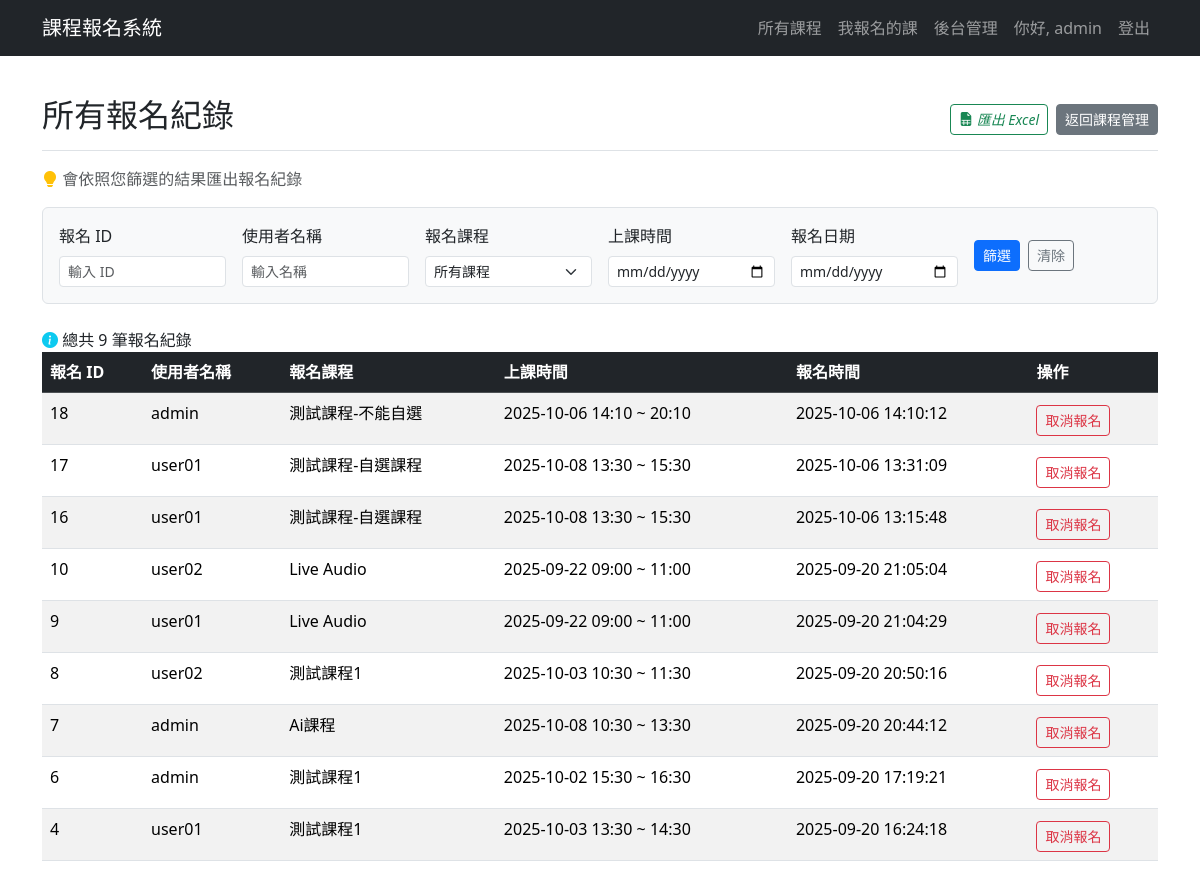
/admin/all_registrations (signed in), run on the app's committed database.
### app.py (models this page shows, shortened)
class User(UserMixin, db.Model):
    id = db.Column(db.Integer, primary_key=True) # 使用者ID 唯一值
    username = db.Column(db.String(80), unique=True, nullable=False)
    password_hash = db.Column(db.String(200), nullable=False) # 儲存雜湊後的密碼
    is_admin = db.Column(db.Boolean, default=False) # 是否為管理者
    __table_args__ = {'extend_existing': True} # 避免重複定義表格錯誤

class Registration(db.Model):
    __tablename__ = 'registration'
    id = db.Column(db.Integer, primary_key=True)
    user_id = db.Column(db.Integer, db.ForeignKey('user.id'), nullable=False)
    time_slot_id = db.Column(db.Integer, db.ForeignKey('time_slot.id'), nullable=False) # 報名的梯次
    registration_time = db.Column(db.DateTime, default=datetime.utcnow) # 儲存的是 UTC 時間
    __table_args__ = {'extend_existing': True}
    user = db.relationship('User', backref=db.backref('registrations', lazy=True))
    time_slot = db.relationship('TimeSlot', backref=db.backref('registrations', lazy='dynamic', cascade="all, delete-orphan", single_parent=True)) # 一個梯次有多個報名紀錄
    def local_registration_time(self):
        return self.registration_time + timedelta(hours=8)

class Course(db.Model):
    __tablename__ = 'course' # 建議明確指定表名
    id = db.Column(db.Integer, primary_key=True)
    name = db.Column(db.String(120), nullable=False)
    description = db.Column(db.Text, nullable=False) # 課程描述
    speaker_info = db.Column(db.String(200)) # 講者資訊
    has_time_slots = db.Column(db.Boolean, default=False, nullable=False) # 是否有梯次
    status = db.Column(db.String(20), default='尚未開放') # 課程狀態：尚未開放、報名中、報名截止
    registration_start_time = db.Column(db.DateTime, nullable=False) # 報名開始時間
    registration_end_time = db.Column(db.DateTime, nullable=False) # 報名截止時間
    allow_user_to_choose_time = db.Column(db.Boolean, default=False, nullable=False) # 是否允許使用者自選時間
    duration_hours = db.Column(db.Float, nullable=True, default=1) # 新增：上課時數欄位
    user_choice_start_date = db.Column(db.Date, nullable=True) # 自選時間的可選起始日
    user_choice_end_date = db.Column(db.Date, nullable=True) # 自選時間的可選結束日
    user_choice_start_time_of_day = db.Column(db.Time, nullable=True) # 自選時間的每日可選起始時間
    user_choice_end_time_of_day = db.Column(db.Time, nullable=True) # 自選時間的每日可選結束時間
    __table_args__ = {'extend_existing': True} # 避免重複定義表格錯誤
    files = db.relationship('CourseFile', backref='course', lazy=True, cascade="all, delete-orphan") # 課程有多個檔案，刪除課程時也刪除相關檔案
    time_slots = db.relationship('TimeSlot', backref='course', lazy=True, cascade="all, delete-orphan") # 課程有多個梯次，刪除課程時也刪除相關梯次

class TimeSlot(db.Model):
    __tablename__ = 'time_slot'
    id = db.Column(db.Integer, primary_key=True)
    slot_start_time = db.Column(db.DateTime, nullable=False)
    slot_end_time = db.Column(db.DateTime, nullable=False)
    capacity = db.Column(db.Integer, nullable=False, default=999) # 梯次名額
    booked_count = db.Column(db.Integer, default=0) # 已報名人數
    course_id = db.Column(db.Integer, db.ForeignKey('course.id'), nullable=False) # 課程ID 外鍵，參考 Course 表
    __table_args__ = {'extend_existing': True} # 避免重複定義表格錯誤

### app.py (the view, shortened to what this page needs)
@app.route('/admin/all_registrations')
@login_required
@admin_required
def all_registrations():
    query = Registration.query.join(TimeSlot).join(User)
    reg_id_str = request.args.get('registration_id')
    if reg_id_str:
        try:
            query = query.filter(Registration.id == int(reg_id_str))
        except ValueError:
            flash('報名 ID 必須是數字', 'warning')
    username = request.args.get('username')
    if username:
        query = query.filter(User.username.ilike(f"%{username}%"))
    course_id_str = request.args.get('course_id')
    if course_id_str:
        try:
            query = query.filter(TimeSlot.course_id == int(course_id_str))
        except ValueError:
            flash('課程 ID 格式不正確', 'warning')
    slot_date_str = request.args.get('slot_date')
    if slot_date_str:
        try:
            slot_date = datetime.strptime(slot_date_str, '%Y-%m-%d').date()
            query = query.filter(func.date(TimeSlot.slot_start_time) == slot_date)
        except ValueError:
            flash('梯次日期格式不正確', 'warning')
    reg_date_str = request.args.get('registration_date')
    all_courses = Course.query.order_by(Course.name).all()
    all_regs = query.order_by(Registration.id.desc()).all()
    return render_template(
        'admin_all_registrations.html',
        registrations=all_regs,
        all_courses=all_courses,
        request=request
    )

### app.py (called while the page is built)
@login_manager.user_loader
def load_user(user_id): # 透過 user_id 載入使用者
    return User.query.get(int(user_id)) # 從資料庫取得使用者資料

def admin_required(f):
    @wraps(f)
    def decorated_function(*args, **kwargs):
        if not current_user.is_authenticated or not current_user.is_admin:
            flash('您沒有權限。', 'danger')
            return redirect(url_for('index'))
        return f(*args, **kwargs)
    return decorated_function

### templates/admin_all_registrations.html (shortened to what this page needs)
{% extends "layout.html" %}
{% block content %}
<div class="d-flex justify-content-between flex-wrap flex-md-nowrap align-items-center pt-3 pb-2 mb-3 border-bottom">
    <h1 class="h2">所有報名紀錄</h1>
    <div class="btn-toolbar mb-2 mb-md-0">
        <a id="export-excel-btn" href="{{ url_for('export_registrations_to_excel', **request.args) }}" class="btn btn-sm btn-outline-success me-2" title="匯出 Excel">
            <i class="bi bi-file-earmark-spreadsheet-fill "> 匯出 Excel</i>
        </a>
        <a href="{{ url_for('admin_dashboard') }}" class="btn btn-sm btn-secondary">返回課程管理</a>
    </div>
</div>
<p class="text-muted"><i class="bi bi-lightbulb-fill text-warning"></i> 會依照您篩選的結果匯出報名紀錄</p>
<form method="GET" action="{{ url_for('all_registrations') }}" class="mb-4 p-3 border rounded bg-light">
    <div class="row g-3 align-items-center">
        <div class="col-md-2">
            <label for="registration_id" class="form-label">報名 ID</label>
            <input type="number" class="form-control form-control-sm" id="registration_id" name="registration_id" placeholder="輸入 ID" value="{{ request.args.get('registration_id', '') }}">
        </div>
        <div class="col-md-2">
            <label for="username" class="form-label">使用者名稱</label>
            <input type="text" class="form-control form-control-sm" id="username" name="username" placeholder="輸入名稱" value="{{ request.args.get('username', '') }}">
        </div>
        <div class="col-md-2">
            <label for="course_id" class="form-label">報名課程</label>
            <select id="course_id" name="course_id" class="form-select form-select-sm">
                <option value="">所有課程</option>
            </select>
        </div>
        <div class="col-md-2">
            <label for="slot_date" class="form-label">上課時間</label>
            <input type="date" class="form-control form-control-sm" id="slot_date" name="slot_date" value="{{ request.args.get('slot_date', '') }}">
        </div>
        <div class="col-md-2">
            <label for="registration_date" class="form-label">報名日期</label>
            <input type="date" class="form-control form-control-sm" id="registration_date" name="registration_date" value="{{ request.args.get('registration_date', '') }}">
        </div>
        <div class="col-md-2 d-flex align-items-end">
            <button type="submit" class="btn btn-primary btn-sm me-2">篩選</button>
            <a href="{{ url_for('all_registrations') }}" class="btn btn-outline-secondary btn-sm">清除</a>
        </div>
    </div>
</form>
<i class=" bi bi-info-circle-fill text-info"></i> 總共 {{ registrations|length }} 筆報名紀錄
<div class="table-responsive">
    <table class="table table-striped table-hover">
        <thead class="table-dark">
            <tr>
                <th>報名 ID</th>
                <th>使用者名稱</th>
                <th>報名課程</th>
                <th>上課時間</th>
                <th>報名時間</th>
                <th>操作</th>
            </tr>
        </thead>
        <tbody>
            {% if registrations %}
                {% for reg in registrations %}
                <tr>
                    <td>{{ reg.id }}</td>
                    <td>{{ reg.user.username }}</td>
                    <td>{{ reg.time_slot.course.name }}</td>
                    <td>{{ reg.time_slot.slot_start_time.strftime('%Y-%m-%d %H:%M') }} ~ {{ reg.time_slot.slot_end_time.strftime('%H:%M') }}</td>
                    <td>{{ reg.local_registration_time().strftime('%Y-%m-%d %H:%M:%S') }}</td>
                    <td>
                        <form action="{{ url_for('admin_cancel_registration', registration_id=reg.id) }}" method="POST" onsubmit="return confirm('確定要取消這位使用者的報名嗎？');" style="display: inline;">
                            <button type="submit" class="btn btn-outline-danger btn-sm mt-1 ">取消報名</button>
                        </form>
                    </td>
                </tr>
                {% endfor %}
            {% else %}
                <tr>
                    <td colspan="6" class="text-center">找不到符合條件的報名紀錄。</td>
                </tr>
            {% endif %}
        </tbody>
    </table>
</div>
{% endblock %}

### templates/layout.html (shortened to what this page needs)
<!doctype html>
<html lang="zh-Hant">
<head>
    <link href="https://cdn.jsdelivr.net/npm/bootstrap@5.3.3/dist/css/bootstrap.min.css" rel="stylesheet">
    <link rel="stylesheet" href="https://cdn.jsdelivr.net/npm/bootstrap-icons@1.11.3/font/bootstrap-icons.min.css">
    <link rel="stylesheet" href="{{ url_for('static', filename='css/style.css') }}">
</head>
<body class="{% block body_class %}{% endblock %}">
    <nav class="navbar navbar-expand-lg {% block navbar_classes %}navbar-dark bg-dark{% endblock %}">
        <div class="container">
            <a class="navbar-brand" href="{{ url_for('index') }}">課程報名系統</a>
            <div class="collapse navbar-collapse" id="navbarNav">
                <ul class="navbar-nav ms-auto">
                    <li class="nav-item">
                        <a class="nav-link" href="{{ url_for('index') }}">所有課程</a>
                    </li>
                    {% if current_user.is_authenticated %}
                        <li class="nav-item">
                            <a class="nav-link" href="{{ url_for('my_courses') }}">我報名的課</a>
                        </li>
                        {% if current_user.is_admin %}
                        <li class="nav-item">
                            <a class="nav-link" href="{{ url_for('admin_dashboard') }}">後台管理</a>
                        </li>
                        {% endif %}
                        <li class="nav-item">
                            <a class="nav-link" href="#">你好, {{ current_user.username }}</a>
                        </li>
                        <li class="nav-item">
                            <a class="nav-link" href="{{ url_for('logout') }}">登出</a>
                        </li>
                    {% else %}
                        <li class="nav-item">
                            <a class="nav-link" href="{{ url_for('login') }}">登入/註冊</a>
                        </li>
                    {% endif %}
                </ul>
            </div>
        </div>
    </nav>
    <main class="container mt-4">
        {% block content %}{% endblock %}
    </main>
</body>
</html>

### data on the page
User: username "admin"
Registration: id "18", user.username "admin", time_slot.course.name "測試課程-不能自選", time_slot.slot_start_time "2025-10-06 14:10", time_slot.slot_end_time "20:10", local_registration_time "2025-10-06 14:10:12"
Registration: id "17", user.username "user01", time_slot.course.name "測試課程-自選課程", time_slot.slot_start_time "2025-10-08 13:30", time_slot.slot_end_time "15:30", local_registration_time "2025-10-06 13:31:09"
Registration: id "16", user.username "user01", time_slot.course.name "測試課程-自選課程", time_slot.slot_start_time "2025-10-08 13:30", time_slot.slot_end_time "15:30", local_registration_time "2025-10-06 13:15:48"
Registration: id "10", user.username "user02", time_slot.course.name "Live Audio", time_slot.slot_start_time "2025-09-22 09:00", time_slot.slot_end_time "11:00", local_registration_time "2025-09-20 21:05:04"
Registration: id "9", user.username "user01", time_slot.course.name "Live Audio", time_slot.slot_start_time "2025-09-22 09:00", time_slot.slot_end_time "11:00", local_registration_time "2025-09-20 21:04:29"
Registration: id "8", user.username "user02", time_slot.course.name "測試課程1", time_slot.slot_start_time "2025-10-03 10:30", time_slot.slot_end_time "11:30", local_registration_time "2025-09-20 20:50:16"
Registration: id "7", user.username "admin", time_slot.course.name "Ai課程", time_slot.slot_start_time "2025-10-08 10:30", time_slot.slot_end_time "13:30", local_registration_time "2025-09-20 20:44:12"
Registration: id "6", user.username "admin", time_slot.course.name "測試課程1", time_slot.slot_start_time "2025-10-02 15:30", time_slot.slot_end_time "16:30", local_registration_time "2025-09-20 17:19:21"
Registration: id "4", user.username "user01", time_slot.course.name "測試課程1", time_slot.slot_start_time "2025-10-03 13:30", time_slot.slot_end_time "14:30", local_registration_time "2025-09-20 16:24:18"

### other printed values
{{ registrations|length }} "9"
